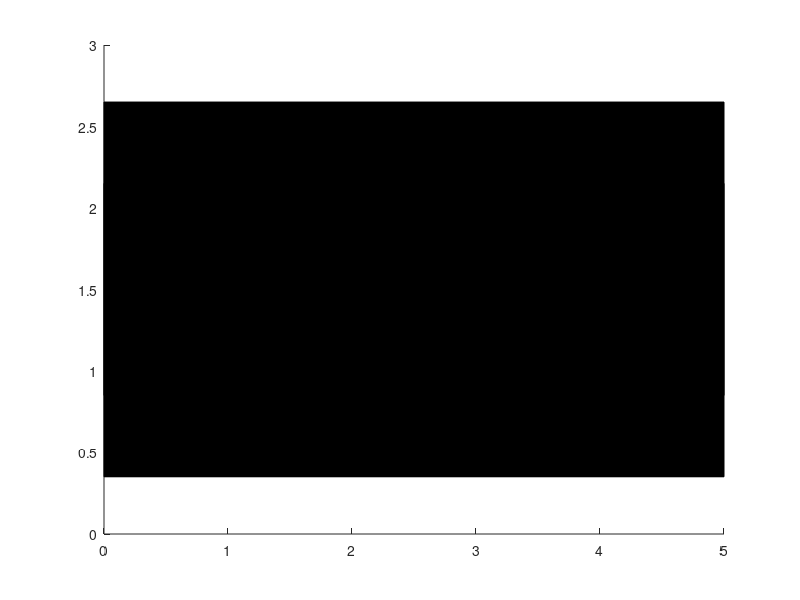

Write the MATLAB code that produced this figure. (Note: this script raises an error after producing the figure.)
figure(6)
% obstacles (plotting is reversed)
obs_place_x=[500,4400]; % define where the obstacles are placed
obs_place_y=[1100,2300];
c_l=5;% car length
c_w=1.8; % car width
obs_pos_x=[500,4400.65];
obs_pos_y=[1101.05,2300];
for ii_owidth=1:2
if(ii_owidth==1) % wide
patch([0,0+c_l,0+c_l,0],...
[1.251-0.9,1.251-0.9,1.251+0.9,1.251+0.9],'black')
elseif(ii_owidth==2)% narrow
h=patch([0,0+c_l,0+c_l,0],...
[1.75-0.9,1.75-0.9,1.75+0.9,1.75+0.9],'k');
h.FaceColor=[0.5,0.5,0.5];
h.EdgeColor=[0.5,0.5,0.5];
end
end
